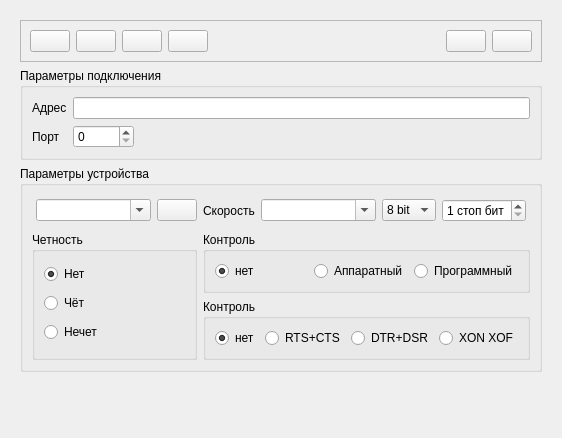
<?xml version="1.0" encoding="UTF-8"?>
<ui version="4.0">
 <class>mutli_iodev_params</class>
 <widget class="QWidget" name="mutli_iodev_params">
  <property name="geometry">
   <rect>
    <x>0</x>
    <y>0</y>
    <width>562</width>
    <height>438</height>
   </rect>
  </property>
  <property name="sizePolicy">
   <sizepolicy hsizetype="Preferred" vsizetype="Preferred">
    <horstretch>0</horstretch>
    <verstretch>0</verstretch>
   </sizepolicy>
  </property>
  <property name="windowTitle">
   <string>Параметры подключения</string>
  </property>
  <layout class="QHBoxLayout" name="horizontalLayout_3">
   <item>
    <widget class="QFrame" name="paramsFrame">
     <property name="frameShape">
      <enum>QFrame::NoFrame</enum>
     </property>
     <property name="frameShadow">
      <enum>QFrame::Sunken</enum>
     </property>
     <layout class="QVBoxLayout" name="verticalLayout_5">
      <item>
       <widget class="QFrame" name="type_frame">
        <property name="sizePolicy">
         <sizepolicy hsizetype="Preferred" vsizetype="Minimum">
          <horstretch>0</horstretch>
          <verstretch>0</verstretch>
         </sizepolicy>
        </property>
        <property name="frameShape">
         <enum>QFrame::StyledPanel</enum>
        </property>
        <property name="frameShadow">
         <enum>QFrame::Raised</enum>
        </property>
        <layout class="QHBoxLayout" name="horizontalLayout_2">
         <item>
          <widget class="QPushButton" name="tbTcp">
           <property name="sizePolicy">
            <sizepolicy hsizetype="Minimum" vsizetype="Minimum">
             <horstretch>0</horstretch>
             <verstretch>0</verstretch>
            </sizepolicy>
           </property>
           <property name="text">
            <string/>
           </property>
           <property name="icon">
            <iconset resource="multi_iodev_params.qrc">
             <normaloff>:/multi_iodev_params/tcp</normaloff>:/multi_iodev_params/tcp</iconset>
           </property>
           <property name="iconSize">
            <size>
             <width>48</width>
             <height>48</height>
            </size>
           </property>
           <property name="checkable">
            <bool>true</bool>
           </property>
           <property name="autoExclusive">
            <bool>true</bool>
           </property>
           <property name="flat">
            <bool>false</bool>
           </property>
           <attribute name="buttonGroup">
            <string notr="true">type_connection</string>
           </attribute>
          </widget>
         </item>
         <item>
          <widget class="QPushButton" name="tbUdp">
           <property name="sizePolicy">
            <sizepolicy hsizetype="Minimum" vsizetype="Minimum">
             <horstretch>0</horstretch>
             <verstretch>0</verstretch>
            </sizepolicy>
           </property>
           <property name="text">
            <string/>
           </property>
           <property name="icon">
            <iconset resource="multi_iodev_params.qrc">
             <normaloff>:/multi_iodev_params/udp</normaloff>:/multi_iodev_params/udp</iconset>
           </property>
           <property name="iconSize">
            <size>
             <width>48</width>
             <height>48</height>
            </size>
           </property>
           <property name="checkable">
            <bool>true</bool>
           </property>
           <property name="autoExclusive">
            <bool>true</bool>
           </property>
           <property name="flat">
            <bool>false</bool>
           </property>
           <attribute name="buttonGroup">
            <string notr="true">type_connection</string>
           </attribute>
          </widget>
         </item>
         <item>
          <widget class="QPushButton" name="tbSerial">
           <property name="sizePolicy">
            <sizepolicy hsizetype="Minimum" vsizetype="Minimum">
             <horstretch>0</horstretch>
             <verstretch>0</verstretch>
            </sizepolicy>
           </property>
           <property name="text">
            <string/>
           </property>
           <property name="icon">
            <iconset resource="multi_iodev_params.qrc">
             <normaloff>:/multi_iodev_params/serial</normaloff>:/multi_iodev_params/serial</iconset>
           </property>
           <property name="iconSize">
            <size>
             <width>48</width>
             <height>48</height>
            </size>
           </property>
           <property name="checkable">
            <bool>true</bool>
           </property>
           <property name="autoExclusive">
            <bool>true</bool>
           </property>
           <property name="flat">
            <bool>false</bool>
           </property>
           <attribute name="buttonGroup">
            <string notr="true">type_connection</string>
           </attribute>
          </widget>
         </item>
         <item>
          <widget class="QPushButton" name="tbFtdi">
           <property name="sizePolicy">
            <sizepolicy hsizetype="Minimum" vsizetype="Minimum">
             <horstretch>0</horstretch>
             <verstretch>0</verstretch>
            </sizepolicy>
           </property>
           <property name="text">
            <string/>
           </property>
           <property name="icon">
            <iconset resource="multi_iodev_params.qrc">
             <normaloff>:/multi_iodev_params/usb</normaloff>:/multi_iodev_params/usb</iconset>
           </property>
           <property name="iconSize">
            <size>
             <width>48</width>
             <height>48</height>
            </size>
           </property>
           <property name="checkable">
            <bool>true</bool>
           </property>
           <property name="autoExclusive">
            <bool>true</bool>
           </property>
           <property name="flat">
            <bool>false</bool>
           </property>
           <attribute name="buttonGroup">
            <string notr="true">type_connection</string>
           </attribute>
          </widget>
         </item>
         <item>
          <spacer name="horizontalSpacer_2">
           <property name="orientation">
            <enum>Qt::Horizontal</enum>
           </property>
           <property name="sizeHint" stdset="0">
            <size>
             <width>40</width>
             <height>20</height>
            </size>
           </property>
          </spacer>
         </item>
         <item>
          <widget class="QPushButton" name="tbApply">
           <property name="sizePolicy">
            <sizepolicy hsizetype="Minimum" vsizetype="Minimum">
             <horstretch>0</horstretch>
             <verstretch>0</verstretch>
            </sizepolicy>
           </property>
           <property name="text">
            <string/>
           </property>
           <property name="icon">
            <iconset resource="multi_iodev_params.qrc">
             <normaloff>:/multi_iodev_params/apply.png</normaloff>:/multi_iodev_params/apply.png</iconset>
           </property>
           <property name="iconSize">
            <size>
             <width>48</width>
             <height>48</height>
            </size>
           </property>
           <property name="flat">
            <bool>false</bool>
           </property>
          </widget>
         </item>
         <item>
          <widget class="QPushButton" name="tbUndo">
           <property name="sizePolicy">
            <sizepolicy hsizetype="Minimum" vsizetype="Minimum">
             <horstretch>0</horstretch>
             <verstretch>0</verstretch>
            </sizepolicy>
           </property>
           <property name="text">
            <string/>
           </property>
           <property name="icon">
            <iconset resource="multi_iodev_params.qrc">
             <normaloff>:/multi_iodev_params/undo.png</normaloff>:/multi_iodev_params/undo.png</iconset>
           </property>
           <property name="iconSize">
            <size>
             <width>48</width>
             <height>48</height>
            </size>
           </property>
           <property name="flat">
            <bool>false</bool>
           </property>
          </widget>
         </item>
        </layout>
       </widget>
      </item>
      <item>
       <widget class="QGroupBox" name="gb_net_params">
        <property name="sizePolicy">
         <sizepolicy hsizetype="Minimum" vsizetype="Maximum">
          <horstretch>0</horstretch>
          <verstretch>0</verstretch>
         </sizepolicy>
        </property>
        <property name="title">
         <string>Параметры подключения</string>
        </property>
        <layout class="QGridLayout" name="gridLayout">
         <item row="0" column="0">
          <widget class="QLabel" name="host_addr_label">
           <property name="text">
            <string>Адрес</string>
           </property>
          </widget>
         </item>
         <item row="0" column="1" colspan="2">
          <widget class="QLineEdit" name="host_addr">
           <property name="sizePolicy">
            <sizepolicy hsizetype="Minimum" vsizetype="Fixed">
             <horstretch>0</horstretch>
             <verstretch>0</verstretch>
            </sizepolicy>
           </property>
          </widget>
         </item>
         <item row="1" column="0">
          <widget class="QLabel" name="host_port_label">
           <property name="text">
            <string>Порт</string>
           </property>
          </widget>
         </item>
         <item row="1" column="1">
          <widget class="QSpinBox" name="host_port">
           <property name="maximum">
            <number>65535</number>
           </property>
          </widget>
         </item>
         <item row="1" column="2">
          <spacer name="horizontalSpacer">
           <property name="orientation">
            <enum>Qt::Horizontal</enum>
           </property>
           <property name="sizeHint" stdset="0">
            <size>
             <width>0</width>
             <height>20</height>
            </size>
           </property>
          </spacer>
         </item>
        </layout>
       </widget>
      </item>
      <item>
       <widget class="QGroupBox" name="gb_serial_device">
        <property name="sizePolicy">
         <sizepolicy hsizetype="Expanding" vsizetype="Preferred">
          <horstretch>0</horstretch>
          <verstretch>0</verstretch>
         </sizepolicy>
        </property>
        <property name="title">
         <string>Параметры устройства</string>
        </property>
        <layout class="QVBoxLayout" name="verticalLayout_2">
         <item>
          <layout class="QHBoxLayout" name="horizontalLayout_9">
           <property name="spacing">
            <number>6</number>
           </property>
           <property name="sizeConstraint">
            <enum>QLayout::SetDefaultConstraint</enum>
           </property>
           <property name="leftMargin">
            <number>4</number>
           </property>
           <property name="topMargin">
            <number>4</number>
           </property>
           <property name="rightMargin">
            <number>4</number>
           </property>
           <property name="bottomMargin">
            <number>4</number>
           </property>
           <item>
            <widget class="QComboBox" name="dev_name">
             <property name="sizePolicy">
              <sizepolicy hsizetype="MinimumExpanding" vsizetype="Maximum">
               <horstretch>0</horstretch>
               <verstretch>0</verstretch>
              </sizepolicy>
             </property>
             <property name="editable">
              <bool>true</bool>
             </property>
             <property name="maxVisibleItems">
              <number>8</number>
             </property>
            </widget>
           </item>
           <item>
            <widget class="QPushButton" name="tbRefresh">
             <property name="text">
              <string/>
             </property>
             <property name="icon">
              <iconset resource="multi_iodev_params.qrc">
               <normaloff>:/multi_iodev_params/refresh.png</normaloff>:/multi_iodev_params/refresh.png</iconset>
             </property>
            </widget>
           </item>
           <item>
            <widget class="QLabel" name="label_5">
             <property name="sizePolicy">
              <sizepolicy hsizetype="Maximum" vsizetype="Preferred">
               <horstretch>0</horstretch>
               <verstretch>0</verstretch>
              </sizepolicy>
             </property>
             <property name="text">
              <string>Скорость</string>
             </property>
            </widget>
           </item>
           <item>
            <widget class="QComboBox" name="cbBaud">
             <property name="sizePolicy">
              <sizepolicy hsizetype="MinimumExpanding" vsizetype="Fixed">
               <horstretch>0</horstretch>
               <verstretch>0</verstretch>
              </sizepolicy>
             </property>
             <property name="editable">
              <bool>true</bool>
             </property>
            </widget>
           </item>
           <item>
            <widget class="QComboBox" name="cbDataSize">
             <item>
              <property name="text">
               <string>8 bit</string>
              </property>
             </item>
             <item>
              <property name="text">
               <string>7 bit</string>
              </property>
             </item>
            </widget>
           </item>
           <item>
            <widget class="QSpinBox" name="sbStopBits">
             <property name="sizePolicy">
              <sizepolicy hsizetype="Maximum" vsizetype="Fixed">
               <horstretch>0</horstretch>
               <verstretch>0</verstretch>
              </sizepolicy>
             </property>
             <property name="frame">
              <bool>true</bool>
             </property>
             <property name="suffix">
              <string> стоп бит</string>
             </property>
             <property name="minimum">
              <number>1</number>
             </property>
             <property name="maximum">
              <number>2</number>
             </property>
            </widget>
           </item>
          </layout>
         </item>
         <item>
          <layout class="QHBoxLayout" name="horizontalLayout">
           <item>
            <widget class="QGroupBox" name="gb_serial_parity">
             <property name="sizePolicy">
              <sizepolicy hsizetype="Preferred" vsizetype="Preferred">
               <horstretch>0</horstretch>
               <verstretch>0</verstretch>
              </sizepolicy>
             </property>
             <property name="title">
              <string>Четность</string>
             </property>
             <layout class="QGridLayout" name="gridLayout_2">
              <item row="0" column="0">
               <widget class="QRadioButton" name="rb_parity_none">
                <property name="text">
                 <string>Нет</string>
                </property>
                <property name="checked">
                 <bool>true</bool>
                </property>
               </widget>
              </item>
              <item row="1" column="0">
               <widget class="QRadioButton" name="rb_parity_even">
                <property name="text">
                 <string>Чёт</string>
                </property>
               </widget>
              </item>
              <item row="2" column="0">
               <widget class="QRadioButton" name="rb_parity_odd">
                <property name="text">
                 <string>Нечет</string>
                </property>
                <property name="checked">
                 <bool>false</bool>
                </property>
               </widget>
              </item>
             </layout>
            </widget>
           </item>
           <item>
            <layout class="QVBoxLayout" name="verticalLayout">
             <item>
              <widget class="QGroupBox" name="gb_flow_serial">
               <property name="sizePolicy">
                <sizepolicy hsizetype="Preferred" vsizetype="Preferred">
                 <horstretch>0</horstretch>
                 <verstretch>0</verstretch>
                </sizepolicy>
               </property>
               <property name="title">
                <string>Контроль</string>
               </property>
               <layout class="QHBoxLayout" name="horizontalLayout_8">
                <property name="spacing">
                 <number>6</number>
                </property>
                <property name="leftMargin">
                 <number>9</number>
                </property>
                <property name="topMargin">
                 <number>9</number>
                </property>
                <property name="rightMargin">
                 <number>9</number>
                </property>
                <property name="bottomMargin">
                 <number>9</number>
                </property>
                <item>
                 <widget class="QRadioButton" name="rb_flow_serial_none">
                  <property name="text">
                   <string>нет</string>
                  </property>
                  <property name="checked">
                   <bool>true</bool>
                  </property>
                 </widget>
                </item>
                <item>
                 <widget class="QRadioButton" name="rb_flow_serial_hardware">
                  <property name="text">
                   <string>Аппаратный</string>
                  </property>
                 </widget>
                </item>
                <item>
                 <widget class="QRadioButton" name="rb_flow_serial_software">
                  <property name="text">
                   <string>Программный</string>
                  </property>
                 </widget>
                </item>
               </layout>
              </widget>
             </item>
             <item>
              <widget class="QGroupBox" name="gb_flow_ftdi">
               <property name="sizePolicy">
                <sizepolicy hsizetype="Preferred" vsizetype="Preferred">
                 <horstretch>0</horstretch>
                 <verstretch>0</verstretch>
                </sizepolicy>
               </property>
               <property name="title">
                <string>Контроль</string>
               </property>
               <layout class="QHBoxLayout" name="horizontalLayout_6">
                <property name="spacing">
                 <number>6</number>
                </property>
                <property name="leftMargin">
                 <number>9</number>
                </property>
                <property name="topMargin">
                 <number>9</number>
                </property>
                <property name="rightMargin">
                 <number>9</number>
                </property>
                <property name="bottomMargin">
                 <number>9</number>
                </property>
                <item>
                 <widget class="QRadioButton" name="rb_flow_none">
                  <property name="text">
                   <string>нет</string>
                  </property>
                  <property name="checked">
                   <bool>true</bool>
                  </property>
                 </widget>
                </item>
                <item>
                 <widget class="QRadioButton" name="rb_flow_rts_cts">
                  <property name="text">
                   <string>RTS+CTS</string>
                  </property>
                 </widget>
                </item>
                <item>
                 <widget class="QRadioButton" name="rb_flow_dtr_dsr">
                  <property name="text">
                   <string>DTR+DSR</string>
                  </property>
                 </widget>
                </item>
                <item>
                 <widget class="QRadioButton" name="rb_flow_xon_xof">
                  <property name="text">
                   <string>XON XOF</string>
                  </property>
                 </widget>
                </item>
               </layout>
              </widget>
             </item>
             <item>
              <spacer name="verticalSpacer">
               <property name="orientation">
                <enum>Qt::Vertical</enum>
               </property>
               <property name="sizeHint" stdset="0">
                <size>
                 <width>20</width>
                 <height>0</height>
                </size>
               </property>
              </spacer>
             </item>
            </layout>
           </item>
          </layout>
         </item>
        </layout>
       </widget>
      </item>
      <item>
       <spacer name="verticalSpacer_4">
        <property name="orientation">
         <enum>Qt::Vertical</enum>
        </property>
        <property name="sizeHint" stdset="0">
         <size>
          <width>20</width>
          <height>0</height>
         </size>
        </property>
       </spacer>
      </item>
     </layout>
    </widget>
   </item>
  </layout>
 </widget>
 <tabstops>
  <tabstop>host_addr</tabstop>
  <tabstop>host_port</tabstop>
  <tabstop>cbBaud</tabstop>
  <tabstop>cbDataSize</tabstop>
  <tabstop>sbStopBits</tabstop>
  <tabstop>rb_parity_none</tabstop>
  <tabstop>rb_parity_even</tabstop>
  <tabstop>rb_parity_odd</tabstop>
  <tabstop>rb_flow_serial_none</tabstop>
  <tabstop>rb_flow_serial_hardware</tabstop>
  <tabstop>rb_flow_serial_software</tabstop>
  <tabstop>rb_flow_none</tabstop>
  <tabstop>rb_flow_rts_cts</tabstop>
  <tabstop>rb_flow_dtr_dsr</tabstop>
  <tabstop>rb_flow_xon_xof</tabstop>
 </tabstops>
 <resources>
  <include location="multi_iodev_params.qrc"/>
 </resources>
 <connections/>
 <buttongroups>
  <buttongroup name="type_connection"/>
 </buttongroups>
</ui>
